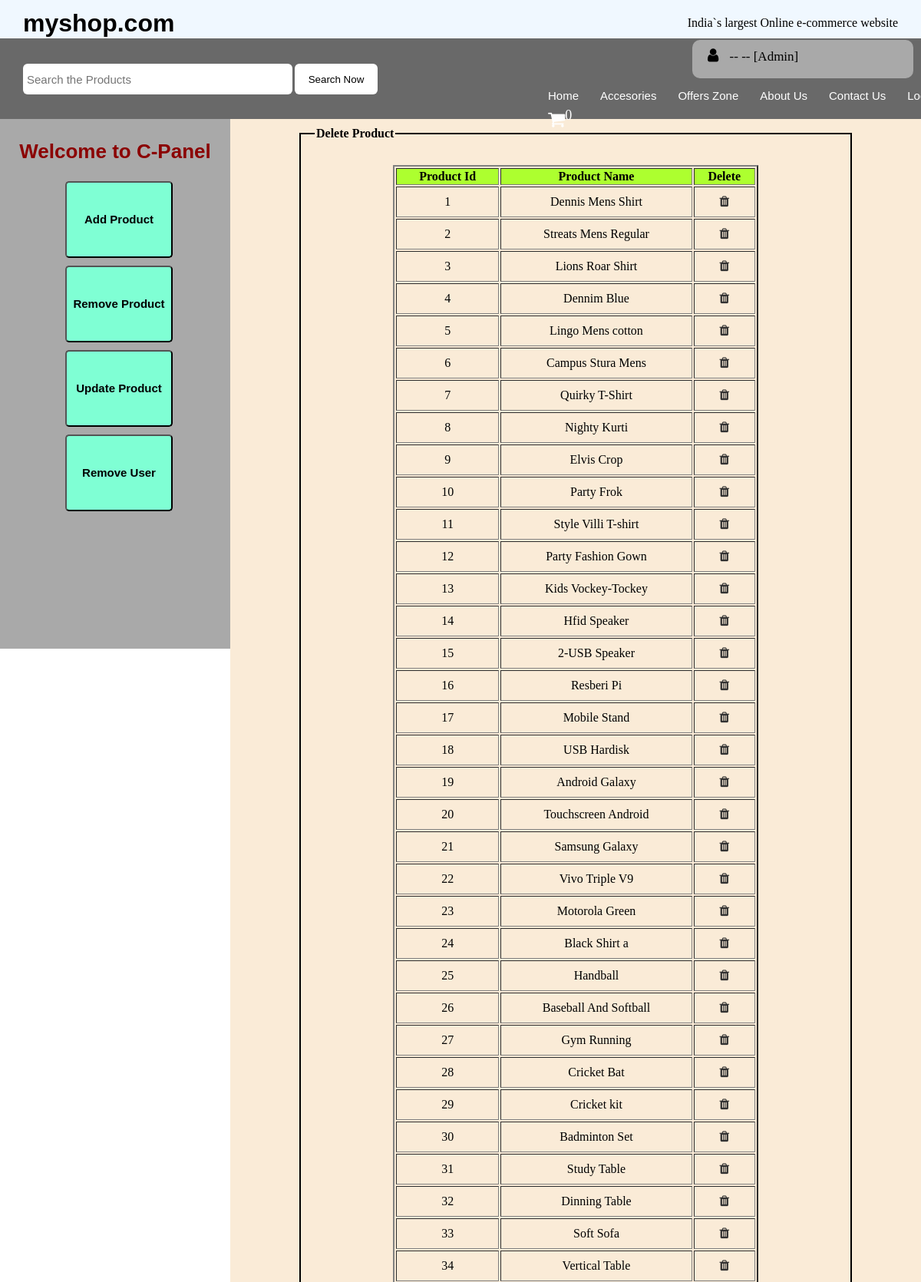
Page /remproduct.php (upper part) on the committed database.
### tables this page shows
CREATE TABLE `productinfo` (
  `pid` int(10) NOT NULL,
  `pname` varchar(100) NOT NULL,
  `pmrp` float NOT NULL,
  `pprice` float NOT NULL,
  `psave` float NOT NULL,
  `off` int(5) NOT NULL,
  `pavailable` varchar(50) NOT NULL,
  `pla` varchar(300) NOT NULL,
  `plb` varchar(300) NOT NULL,
  `plc` varchar(300) NOT NULL,
  `pld` varchar(300) NOT NULL,
  `ple` varchar(300) NOT NULL,
  `pdesc` varchar(1000) NOT NULL,
  `pimgadd` varchar(50) NOT NULL
);

### remproduct.php (the view, shortened to what this page needs)
<?php
    $mysession = $_SESSION['emailadd'];
    $db = mysqli_connect("localhost", "root", "", "myshopdb");
    $sql = "SELECT * FROM logininfo WHERE emailadd='$mysession'";
    $records = mysqli_query($db, $sql);
    $details = mysqli_fetch_assoc($records);
?>
<!DOCTYPE html>
<html>
<head>
<link rel="stylesheet" href="css.css">
<link rel="stylesheet" href="https://cdnjs.cloudflare.com/ajax/libs/font-awesome/4.7.0/css/font-awesome.min.css">
<link rel="stylesheet" href="animate.css">
</head>
<body>
<div id="outer-box">
<header>
<h1 id="brand-name">myshop.com</h1>
<p id="tag-lines">India`s largest Online e-commerce website</p>
</header>
<div id="white-space-header"></div>
<nav>
<div id="left-nav"><form>
<input type="search" name="search" onkeyup="searchfn()" id="search-box" placeholder="Search the Products"/>
<input type="submit" value="Search Now" id="search-btn"/>
</form>
</div>
<div id="right-nav">
<div id="right-nav-upper1">
    <i class="fa fa-user" style="font-size:20px; margin-right:10px; margin-left:10px;"></i>
    <?php echo $details['uname']; ?> -- <?php echo $details['emailadd']; ?> -- <?php echo "[Admin]"; ?>
</div>
<div id="menu">
 <ul>
    <li><a href="#">Home</a></li>
    <li><a href="#">Accesories</a></li>
    <li><a href="#">Offers Zone</a></li>
    <li><a href="#">About Us</a></li>
    <li><a href="#">Contact Us</a></li>
    <li><a href="#">Logout</a></li>
     <li><a href="#"><i class="fa fa-shopping-cart" style="font-size:24px"><span id="cartno"><sup>0</sup></span></i></a></li>
 </ul>
</div>
</div>
</nav>
<div id="white-space-nav"></div>
<div id="side-fix-div">
<div id="search-by-category-div">
<a href="adminhome.php"><h1 id="search-by-category" class="animated zoomIn infinite">Welcome to C-Panel</h1></a>
<div id="btn">
<a href="addproduct.php"><button class="btn-size">Add Product</button></a>
<a href="remproduct.php"><button class="btn-size">Remove Product</button></a>
<a href="updateproduct.php"><button class="btn-size">Update Product</button></a>
<a href="deleteuser.php"><button class="btn-size">Remove User</button></a>
</div>
</div>
<div id="search-by-category-div2">
</div>
</div>
<div id="side-right-div">
    <div id="an-div">
        <fieldset id="add-field">
        <legend>Delete Product</legend>
    <?php
    $db = mysqli_connect("localhost", "root", "", "myshopdb");
    $sql = "SELECT * FROM productinfo";
    $records = mysqli_query($db, $sql);
        echo "<table border='2' width='70%'>";
        echo "<tr> <th>Product Id</th> <th> Product Name </th> <th>Delete</th>  ";
             while($row = $records->fetch_assoc())
             {
                 $z = $row["pid"];
                echo   "<tr> <td align='center'>" .$row["pid"].  "</td> <td align='center'>" .$row["pname"].  "</td> <td align='center'><a href="."remproductphp.php?id="."$z"."><i class='fa fa-trash' aria-hidden='true'></i></a></td> </tr>";
             }
        echo "</table>";
        ?>
        </fieldset>
        </div>
</div>
</div>
</body>
</html>

### css.css (style rules this page uses)
* { box-sizing: border-box; }
body { margin: 0px; padding: 0px; }
a { color:#323232; text-decoration:none; font-family:sans-serif; }
#outer-box { width: 100%; height: 700px; }
header { width:100%; height:50px; box-sizing:border-box; background-color: aliceblue; padding:5px; position: fixed; }
#white-space-header { width:100%; height:50px; box-sizing:border-box; padding:5px; }
#brand-name { float:left; padding:0; margin:0; font-family:sans-serif; margin-top:7px; margin-left:25px; }
#tag-lines { float:right; font-family:calibri; margin-right:25px; }
nav { width:100%; height:105px; z-index: 1; position: fixed; box-sizing:border-box; background-color: dimgrey; }
#left-nav { width:50%; height:105px; float: left; z-index: 1; box-sizing:border-box; background-color: dimgrey; padding:30px; }
#cartno { margin: 0px; padding: 0px; font-size: 90%; }
#right-nav { width:50%; height:105px; z-index: 1; float: left; box-sizing:border-box; background-color: dimgrey; }
#white-space-nav { width:100%; height:105px; box-sizing:border-box; padding:5px; }
#search-box { width:65%; height:40px; border-style:none; box-sizing:border-box; float:left; border-radius: 6px; padding:5px; font-size:15px; margin-top:3px; }
#search-btn { border-style:none; height:40px; width:20%; box-sizing:border-box; float:left; border-radius: 6px; margin-left:3px; background-color:white; margin-top:3px; }
#menu { width:100%; height:45px; margin-left:15%; float: left; }
#menu ul { display: block; list-style:none; padding:9px 0 0 10px; margin:0px; }
#menu ul li a { height:30px; display:block; padding:0px 10px 0 10px; margin:0 4px 0 4px; float:left; text-align:center; color:#fff; font-size:15px; line-height:27px; }
#menu ul li { display:inline; padding:0px; margin:0px; height:27px; }
#side-fix-div { width: 25%; height: 690px; position: fixed; padding: 10px; float: left; background-color: darkgrey; }
#search-by-category-div { width: 100%; height: 60px; font-size: 13px; font-weight: bold; font-family: cursive; }
#search-by-category-div2 { width: 100%; height: 300px; }
#search-by-category { text-align: center; color: darkred; }
#side-right-div { width: 75%; height: auto; float: right; background-color: antiquewhite; }

### remproduct.php (style rules this page uses)
* { box-sizing: border-box; }
#right-nav-upper1 { width:48%; height:50px; z-index: 1; float: right; margin-top: 2px; font-size: 17px; margin-right: 10px; border-radius: 10px; position: relative; background-color: darkgray; padding: 10px; }
#btn { width: 50%; height: auto; margin: 0 auto; }
.btn-size { width: 100%; height: 100px; margin: 5px; border-width: 2px; background-color: aquamarine; border-radius: 5px; font-weight: bold; font-size: 15px; border-style: outset; }
legend { font-family: cursive; font-weight: bold; }
#add-field { width:80%; margin: 0 auto; margin-top: 10px; padding: 2%; border: 2px solid black; }
#an-div { width: 100%; height: auto; }
td { height: 40px; }
table { margin: 0 auto; margin-top: 2%; margin-bottom: 2%; }
th { background-color: greenyellow; }

### rows in the picture
productinfo: pid "1", pname "Dennis Mens Shirt"
productinfo: pid "2", pname "Streats Mens Regular"
productinfo: pid "3", pname "Lions Roar Shirt"
productinfo: pid "4", pname "Dennim Blue"
productinfo: pid "5", pname "Lingo Mens cotton"
productinfo: pid "6", pname "Campus Stura Mens"
productinfo: pid "7", pname "Quirky T-Shirt"
productinfo: pid "8", pname "Nighty Kurti"
productinfo: pid "9", pname "Elvis Crop"
productinfo: pid "10", pname "Party Frok"
productinfo: pid "11", pname "Style Villi T-shirt"
productinfo: pid "12", pname "Party Fashion Gown"
productinfo: pid "13", pname "Kids Vockey-Tockey"
productinfo: pid "14", pname "Hfid Speaker"
productinfo: pid "15", pname "2-USB Speaker"
productinfo: pid "16", pname "Resberi Pi"
productinfo: pid "17", pname "Mobile Stand"
productinfo: pid "18", pname "USB Hardisk"
productinfo: pid "19", pname "Android Galaxy"
productinfo: pid "20", pname "Touchscreen Android"
productinfo: pid "21", pname "Samsung Galaxy"
productinfo: pid "22", pname "Vivo Triple V9"
productinfo: pid "23", pname "Motorola Green"
productinfo: pid "24", pname "Black Shirt a"
productinfo: pid "25", pname "Handball"
productinfo: pid "26", pname "Baseball And Softball"
productinfo: pid "27", pname "Gym Running"
productinfo: pid "28", pname "Cricket Bat"
productinfo: pid "29", pname "Cricket kit"
productinfo: pid "30", pname "Badminton Set"
productinfo: pid "31", pname "Study Table"
productinfo: pid "32", pname "Dinning Table"
productinfo: pid "33", pname "Soft Sofa"
productinfo: pid "34", pname "Vertical Table"
